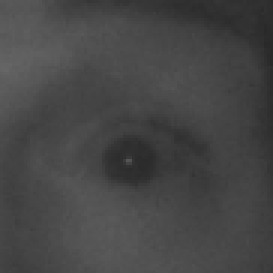
#> input picture image/eye3.png, 91 x 91 px (shown 3 times larger)
$ python main.py
#> lines starting #> are read from the running program, lines starting #| are printed output that depends on the picture
import cv2
import matplotlib.pyplot as plt
import numpy as np

# [5 lines of commented-out code are left out]
img = cv2.imread("image/eye3.png") #50-60
#> img is the input picture: shape (91, 91, 3); min 40, max 102, mean 70.2


threshold_start = int(input("Enter threshold start (0-255): "))
#> the answer given: 100
threshold_end = int(input("Enter threshold end (0-255): "))
#> the answer given: 100

# แปลงเป็น grayscale
gray = cv2.resize(cv2.cvtColor(img, cv2.COLOR_BGR2GRAY),(128,128))
# bw = cv2.threshold(gray, threshold, 255, cv2.THRESH_BINARY)[1]
bw = np.empty_like(gray)
equalized = cv2.equalizeHist(gray)
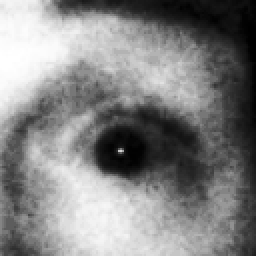
#> equalized: shape (128, 128) (shown 2 times larger); min 0, max 255, mean 131.2
sharpen_kernel = np.array([[-1,-1,-1], [-1,9,-1], [-1,-1,-1]])
gussian_blur = np.array([[1,2,1], [2,4,2], [1,2,1]]) / 16

global y_bar
global x_bar
x_bar = 0.0
y_bar = 0.0
mass = 0

def cal_moments():
    global x_bar, y_bar, mass
    for i in range(rows):
        for j in range(cols):
            if gray[i][j] <= threshold_start or gray[i][j] >= threshold_end:
                bw[i][j] = 0
            else:
                bw[i][j] = 255
                mass += 1
                x_bar += j   # j คือแนวนอน (x)
                y_bar += i   # i คือแนวตั้ง (y)

    if mass > 0:
        x_bar /= mass
        y_bar /= mass

def cal_moments_raw(p,q):
    global x_bar, y_bar, mass
    mu_result = 0
    for i in range(rows):
        for j in range(cols):
            f = 1 if bw[i][j] > 0 else 0
            mu_result += (((j - x_bar)**p * (i - y_bar)**q) * f)

    return mu_result

def nomalize_central(p,q):
    global mass
    narmalize = cal_moments_raw(p,q) / (mass ** (1 + (p+q)/2))
    return narmalize

def gradient():
    print("Gradient")

    grad_x = []
    grad_y = []

    for i in range(rows):
        for j in range(cols):
            if j > 0 and j < cols - 1:
                sobel_x = int(gray[i][j + 1]) - int(gray[i][j - 1])
            else:
                sobel_x = 0

            if i > 0 and i < rows - 1:
                sobel_y = int(gray[i + 1][j]) - int(gray[i - 1][j])
            else:
                sobel_y = 0

            grad_x.append(sobel_x)
            grad_y.append(sobel_y)

    gradient_magnitude = np.sqrt(np.array(grad_x)**2 + np.array(grad_y)**2)
    max_val = np.max(gradient_magnitude)
    normalized_gradient = (gradient_magnitude / max_val * 200)
    return normalized_gradient.reshape(gray.shape)
    # [4 lines of commented-out code are left out]


def sharpen():
    conv = np.zeros_like(gray)
    for i in range(1, rows-1):
        for j in range(1, cols-1):
            region = gray[i-1:i+2, j-1:j+2]
            sharpened_value = np.sum(region * sharpen_kernel)
            sharpened_value = np.clip(sharpened_value, 0, 255)
            conv[i][j] = sharpened_value

    print(conv)
    return conv

def guassian():
    conv = np.zeros_like(gray)
    for i in range(1, rows-1):
        for j in range(1, cols-1):
            region = gray[i-1:i+2, j-1:j+2]
            blurred_value = np.sum(region * gussian_blur)
            blurred_value = np.clip(blurred_value, 0, 255)
            conv[i][j] = blurred_value

    print(conv)
    return conv

print("Gray shape:", gray.shape)
#| Gray shape: (128, 128)
# ขนาดของภาพ
rows, cols = gray.shape
#> rows = 128; cols = 128
print("Rows:", rows)
#| Rows: 128
print("Cols:", cols)
#| Cols: 128

# ทำ histogram
hist = cv2.calcHist([gray], [0], None, [256], [0, 256])
#> hist = 256 values, max 877 at index 69, min 0 at index 0, mean 64
history = 0
total = 0
range_hist = range(0,256)
graphs = np.zeros(256, dtype=int)
vertical_avg = 0.0
horizontal_avg = 0.0

equa_grah = np.zeros(256, dtype=int)

cal_moments();
#> after the loop in cal_moments, `for i in range(rows):`: bw: shape (128, 128); every value is 0
print("Mass:", mass)
#| Mass: 0

# [7 lines of commented-out code are left out]

for i in range(rows) :
    for j in range (cols):
        graphs[gray[i][j]] += 1

equa_grahp = []
pixel_sum = np.sum(graphs)
#> pixel_sum = 16384
cdf = 0
count = 0

for i in range(len(graphs)):
    pdf = graphs[i] / pixel_sum
    cdf += pdf
    equa_grahp.append(cdf)
#> after the loop, cdf = 1; equa_grahp = 256 values from 0 to 1

image_gradient = gradient()
#> after the loop in gradient, `for i in range(rows):`: grad_x = 16384 values, max 26 at index 9658, min -28 at index 9661, mean -0.437; grad_y = 16384 values, max 25 at index 9532, min -24 at index 9788, mean 0.221
#> in gradient, `gradient_magnitude = np.sqrt(np.array(grad_x)**2 + np.array(grad_y)**2)`: gradient_magnitude = 16384 values, max 28.07 at index 9661, min 0 at index 0, mean 2.42
#> in gradient, `max_val = np.max(gradient_magnitude)`: max_val = 28.07
#> in gradient, `normalized_gradient = (gradient_magnitude / max_val * 200)`: normalized_gradient = 16384 values, max 200 at index 9661, min 0 at index 0, mean 17.24
#> in gradient, `return normalized_gradient.reshape(gray.shape)`:
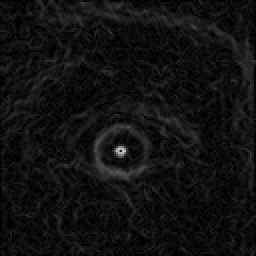
#> returned value: shape (128, 128) float64 (shown 2 times larger); min 0, max 200, mean 17.2
conv_image = sharpen()
#> after the loop in sharpen, `for i in range(1, rows-1):`:
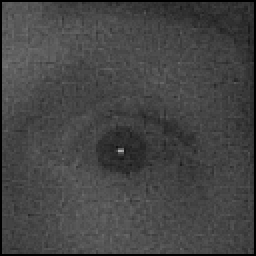
#> conv: shape (128, 128) (shown 2 times larger); min 0, max 176, mean 68.1
#> (printed output is left out)
gussian_image = guassian()
#> (printed output is left out)

print("ผลรวมค่าพิกเซลทั้งหมด =", pixel_sum)
#| ผลรวมค่าพิกเซลทั้งหมด = 16384
print("ค่าเฉลี่ย =", pixel_sum / int((rows *cols)))
#| ค่าเฉลี่ย = 1.0
print("Vertical Average =", x_bar)
#| Vertical Average = 0.0
print("Horizontal Average =", y_bar)
#| Horizontal Average = 0.0
print("COG =", (int(y_bar), int(x_bar)))
#| COG = (0, 0)
m1 = nomalize_central(2,0) + nomalize_central(0,2)
#> (the run stopped early here; a loop or call above may not have finished)
